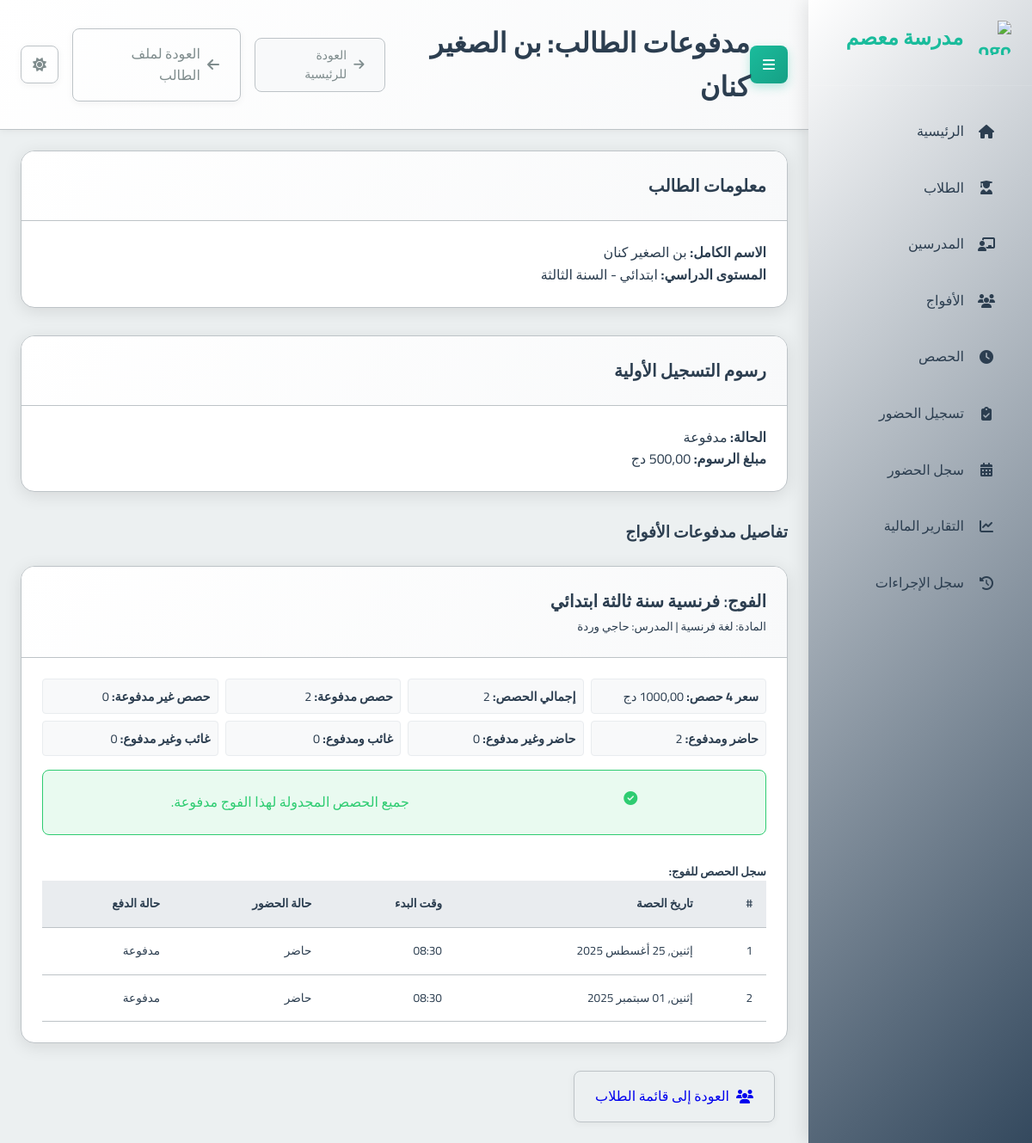
/payments/student/3/, run on the app's committed database.
### school_app/models.py (models this page shows, shortened)
class Student(models.Model):
    full_name = models.CharField(max_length=201, verbose_name="الاسم الكامل")
    phone_number = models.CharField(max_length=20, null=True, blank=True, verbose_name="رقم هاتف الطالب")
    guardian_phone = models.CharField(max_length=20, null=True, blank=True, verbose_name="رقم هاتف الولي")
    birth_day = models.IntegerField(verbose_name="يوم الميلاد")
    birth_month = models.IntegerField(verbose_name="شهر الميلاد")
    birth_year = models.IntegerField(verbose_name="سنة الميلاد")
    academic_level = models.ForeignKey(AcademicLevel, on_delete=models.PROTECT, verbose_name="المستوى الدراسي")
    registration_fee_paid = models.BooleanField(default=False, verbose_name="رسوم التسجيل مدفوعة")
    card_number = models.CharField(max_length=20, unique=True, blank=True, null=True, verbose_name="رقم البطاقة")
    prepaid_balance = models.DecimalField(max_digits=10, decimal_places=2, default=Decimal('0.00'), verbose_name="رصيد مدفوع مقدماً")
    created_at = models.DateTimeField(auto_now_add=True, verbose_name="تاريخ الإنشاء")
    class Meta:
        verbose_name = "طالب"
        verbose_name_plural = "الطلاب"

class AcademicLevel(models.Model):
    name = models.CharField(max_length=100, verbose_name="الاسم")
    category = models.CharField(max_length=50, choices=[
        ('PRIMARY', 'ابتدائي'),
        ('MIDDLE', 'متوسط'),
        ('HIGH', 'ثانوي')
    ], verbose_name="الفئة")
    class Meta:
        verbose_name = "المستوى الدراسي"
        verbose_name_plural = "المستويات الدراسية"

class Group(models.Model):
    name = models.CharField(max_length=100, verbose_name="اسم الفوج")
    subject = models.ForeignKey(Subject, on_delete=models.PROTECT, verbose_name="المادة")
    teacher = models.ForeignKey(Teacher, on_delete=models.CASCADE, verbose_name="المدرس")
    academic_levels = models.ManyToManyField(AcademicLevel, verbose_name="المستويات الدراسية المتوافقة")
    price_per_4_sessions = models.DecimalField(max_digits=10, decimal_places=2, verbose_name="السعر لكل 4 حصص")
    session_day = models.IntegerField(choices=[
        (0, 'الاثنين'),
        (1, 'الثلاثاء'),
        (2, 'الأربعاء'),
        (3, 'الخميس'),
        (4, 'الجمعة'),
        (5, 'السبت'),
        (6, 'الأحد')
    ], verbose_name="يوم الحصة")
    session_start_time = models.TimeField(verbose_name="وقت بداية الحصة")
    session_duration = models.DecimalField(max_digits=4, decimal_places=2, default=1.5, verbose_name="مدة الحصة (ساعات)")
    students = models.ManyToManyField(Student, through='StudentGroup', blank=True, verbose_name="الطلاب المسجلون")
    created_at = models.DateTimeField(auto_now_add=True, verbose_name="تاريخ الإنشاء")
    is_continuous = models.BooleanField(default=False, verbose_name="فوج مستمر (تُنشأ الحصص أسبوعياً تلقائياً)")
    created_sessions_until = models.DateField(null=True, blank=True, verbose_name="تم إنشاء الحصص حتى تاريخ")
    class Meta:
        verbose_name = "فوج"
        verbose_name_plural = "الأفواج"

class Subject(models.Model):
    name = models.CharField(max_length=100, verbose_name="اسم المادة")
    class Meta:
        verbose_name = "مادة دراسية"
        verbose_name_plural = "المواد الدراسية"

class Teacher(models.Model):
    full_name = models.CharField(max_length=201, verbose_name="الاسم الكامل")
    phone_number = models.CharField(max_length=20, unique=True, verbose_name="رقم الهاتف")
    subject = models.ForeignKey(Subject, on_delete=models.PROTECT, verbose_name="المادة الأساسية")
    created_at = models.DateTimeField(auto_now_add=True, verbose_name="تاريخ الإنشاء")
    class Meta:
        verbose_name = "مدرس"
        verbose_name_plural = "المدرسون"

class Session(models.Model):
    group = models.ForeignKey(Group, on_delete=models.CASCADE, related_name='sessions', verbose_name="الفوج")
    date = models.DateField(verbose_name="التاريخ")
    start_time = models.TimeField(verbose_name="وقت البدء")
    duration = models.DecimalField(max_digits=4, decimal_places=2, verbose_name="المدة (ساعات)")
    teacher_attended = models.BooleanField(default=True, verbose_name="حضور المدرس")
    teacher_compensated = models.BooleanField(default=False, verbose_name="تم تعويض المدرس")
    teacher_payment_amount = models.DecimalField(max_digits=10, decimal_places=2, default=Decimal('0.00'), verbose_name="المبلغ المدفوع للمدرس")
    created_at = models.DateTimeField(auto_now_add=True, verbose_name="تاريخ الإنشاء")
    class Meta:
        verbose_name = "حصة"
        verbose_name_plural = "الحصص"

### school_app/views.py (the view, shortened to what this page needs)
# urls.py: path('payments/student/<int:student_id>/', views.student_payment, name='student_payment'),
def student_payment(request, student_id):
    student = get_object_or_404(Student, id=student_id)
    page_title = f"مدفوعات الطالب: {student.full_name}"
    payment_info_by_group = []
    enrolled_groups = student.group_set.all().prefetch_related(
        'sessions__attendance_set', # Prefetch attendance for each session
        'subject',
        'teacher'
    )
    for group in enrolled_groups:
        group_sessions_qs = group.sessions.all().order_by('date', 'start_time')
        group_total_sessions_count = group_sessions_qs.count()
        group_paid_sessions_count = 0
        group_unpaid_sessions_count = 0 # Specifically sessions that have an attendance record and are unpaid OR no attendance record yet
        group_attended_and_paid_count = 0
        group_attended_not_paid_count = 0
        group_absent_but_paid_count = 0
        group_absent_not_paid_count = 0 # Includes sessions with no attendance record yet (assumed absent, not paid)
        session_payment_details_list = []
        for session_obj in group_sessions_qs:
            current_session_attendance = None
            for att_record in session_obj.attendance_set.all(): # Iterate through prefetched attendance
                if att_record.student_id == student.id:
                    current_session_attendance = att_record
                    break
            is_present = False
            is_paid = False
            attendance_status_display = "لم يحضر/يسجل" # Default if no attendance record
            payment_status_display = "غير مدفوعة"   # Default if no attendance record
            if current_session_attendance:
                is_present = current_session_attendance.present
                is_paid = current_session_attendance.student_paid_for_session
                attendance_status_display = "حاضر" if is_present else "غائب"
                payment_status_display = "مدفوعة" if is_paid else "غير مدفوعة"
                if is_paid:
                    group_paid_sessions_count += 1
                    if is_present:
                        group_attended_and_paid_count += 1
                    else:
                        group_absent_but_paid_count += 1
                else: # Not paid (but attendance record exists)
                    group_unpaid_sessions_count += 1
                    if is_present:
                        group_attended_not_paid_count += 1
                    else:
                        group_absent_not_paid_count += 1
            else: # No attendance record for this student and session
                group_unpaid_sessions_count += 1 # Count as unpaid
                group_absent_not_paid_count += 1 # And absent
            session_payment_details_list.append({
                'id': session_obj.id,
                'date': session_obj.date,
                'start_time': session_obj.start_time.strftime("%H:%M"),
                'attendance_status': attendance_status_display,
                'payment_status': payment_status_display,
                'is_paid': is_paid,
            })
        payment_info_by_group.append({
            'group_id': group.id,
            'group_name': group.name,
            'subject_name': group.subject.name,
            'teacher_name': group.teacher.full_name,
            'price_per_4_sessions': group.price_per_4_sessions,
            'total_sessions_in_group': group_total_sessions_count,
            'paid_session_count': group_paid_sessions_count,
            'unpaid_session_count': group_unpaid_sessions_count,
            'attended_not_paid_count': group_attended_not_paid_count,
            'attended_and_paid_count': group_attended_and_paid_count,
            'absent_but_paid_count': group_absent_but_paid_count,
            'absent_not_paid_count': group_absent_not_paid_count,
            'session_details': session_payment_details_list,
        })
    context = {
        'student': student,
        'payment_info_by_group': payment_info_by_group,
        'registration_fee_paid': student.registration_fee_paid,
        'REGISTRATION_FEE_AMOUNT': REGISTRATION_FEE_AMOUNT,
        'page_title': page_title
    }
    return render(request, 'school_app/student_payment.html', context)

### templates/school_app/student_payment.html (shortened to what this page needs)
{% extends "base.html" %}
{% block page_title %}{{ page_title }}{% endblock %}
{% block header_actions %}
  <a href="{% url 'student_detail' student.id %}" class="btn btn-outline-secondary">
    <i class="fas fa-arrow-left"></i> العودة لملف الطالب
  </a>
{% endblock %}
{% block content %}
<div class="container-fluid">
  <div class="card mb-4">
    <div class="card-header">
      <h3 class="card-title">معلومات الطالب</h3>
    </div>
    <div class="card-body">
      <p><strong>الاسم الكامل:</strong> {{ student.full_name }}</p>
      <p><strong>المستوى الدراسي:</strong> {{ student.academic_level.get_category_display }} - {{ student.academic_level.name }}</p>
    </div>
  </div>
  <div class="card mb-4">
    <div class="card-header">
      <h3 class="card-title">رسوم التسجيل الأولية</h3>
    </div>
    <div class="card-body">
      <p><strong>الحالة:</strong>
        {% if student.registration_fee_paid %}
          <span class="badge badge-success p-2">مدفوعة</span>
        {% else %}
          <span class="badge badge-danger p-2">غير مدفوعة</span>
        {% endif %}
      </p>
      <p><strong>مبلغ الرسوم:</strong> {{ REGISTRATION_FEE_AMOUNT|floatformat:2 }} دج</p>
    </div>
  </div>
  {% if payment_info_by_group %}
    <h3 class="mb-3">تفاصيل مدفوعات الأفواج</h3>
    {% for group_info in payment_info_by_group %}
      <div class="card mb-4">
        <div class="card-header bg-light">
          <h4 class="card-title mb-0">الفوج: {{ group_info.group_name }}</h4>
          <small class="text-muted">المادة: {{ group_info.subject_name }} | المدرس: {{ group_info.teacher_name }}</small>
        </div>
        <div class="card-body">
          <div class="payment-summary-grid mb-3">
              <div><strong>سعر 4 حصص:</strong> {{ group_info.price_per_4_sessions|floatformat:2 }} دج</div>
              <div><strong>إجمالي الحصص:</strong> {{ group_info.total_sessions_in_group }}</div>
              <div><strong>حصص مدفوعة:</strong> <span class="text-success font-weight-bold">{{ group_info.paid_session_count }}</span></div>
              <div><strong>حصص غير مدفوعة:</strong> <span class="text-danger font-weight-bold">{{ group_info.unpaid_session_count }}</span></div>
              <div><strong>حاضر ومدفوع:</strong> {{ group_info.attended_and_paid_count }}</div>
              <div><strong>حاضر وغير مدفوع:</strong> <span class="text-warning">{{ group_info.attended_not_paid_count }}</span></div>
              <div><strong>غائب ومدفوع:</strong> {{ group_info.absent_but_paid_count }}</div>
              <div><strong>غائب وغير مدفوع:</strong> {{ group_info.absent_not_paid_count }}</div>
          </div>
          {% if group_info.unpaid_session_count > 0 %}
          <form method="post" action="{% url 'student_payment' student.id %}" class="border p-3 rounded bg-white shadow-sm mb-3">
            {% csrf_token %}
            <input type="hidden" name="action" value="pay_group_sessions">
            <input type="hidden" name="group_id" value="{{ group_info.group_id }}">
            <div class="form-row align-items-end">
              <div class="col-md-4 col-sm-6 mb-2">
                <label for="sessions_to_pay_{{ group_info.group_id }}">عدد الحصص للدفع:</label>
                <input type="number" class="form-control" id="sessions_to_pay_{{ group_info.group_id }}" name="sessions_to_pay" value="4" min="1" max="{{ group_info.unpaid_session_count }}">
              </div>
              <div class="col-md-auto col-sm-6 mb-2">
                <button type="submit" class="btn btn-primary btn-block">
                  <i class="fas fa-dollar-sign"></i> دفع الحصص
                </button>
              </div>
            </div>
            <small class="form-text text-muted">يمكنك دفع لـ {{ group_info.unpaid_session_count }} حصة/حصص غير مدفوعة كحد أقصى لهذا الفوج.</small>
          </form>
          {% else %}
            <p class="alert alert-success"><i class="fas fa-check-circle"></i> جميع الحصص المجدولة لهذا الفوج مدفوعة.</p>
          {% endif %}
          <h5 class="mt-4">سجل الحصص للفوج:</h5>
          <div class="table-responsive">
            <table class="table table-sm table-bordered table-hover" style="font-size: 0.85rem;">
              <thead class="thead-light">
                <tr>
                  <th>#</th>
                  <th>تاريخ الحصة</th>
                  <th>وقت البدء</th>
                  <th>حالة الحضور</th>
                  <th>حالة الدفع</th>
                </tr>
              </thead>
              <tbody>
                {% for session_detail in group_info.session_details %}
                  <tr class="{% if not session_detail.is_paid %}table-warning{% elif session_detail.attendance_status == 'غائب' and session_detail.is_paid %}table-info{% endif %}">
                    <td>{{ forloop.counter }}</td>
                    <td>{{ session_detail.date|date:"D, d M Y" }}</td>
                    <td>{{ session_detail.start_time }}</td>
                    <td>
                      {% if session_detail.attendance_status == "حاضر" %}
                        <span class="badge badge-success">{{ session_detail.attendance_status }}</span>
                      {% elif session_detail.attendance_status == "غائب" %}
                        <span class="badge badge-danger">{{ session_detail.attendance_status }}</span>
                      {% else %}
                        <span class="badge badge-secondary">{{ session_detail.attendance_status }}</span>
                      {% endif %}
                    </td>
                    <td>
                      {% if session_detail.is_paid %}
                        <span class="badge badge-success">مدفوعة</span>
                      {% else %}
                        <span class="badge badge-warning">غير مدفوعة</span>
                      {% endif %}
                    </td>
                  </tr>
                {% empty %}
                  <tr>
                    <td colspan="5" class="text-center text-muted">لا توجد حصص مجدولة لهذا الفوج بعد.</td>
                  </tr>
                {% endfor %}
              </tbody>
            </table>
          </div>
        </div>
      </div>
    {% endfor %}
  {% else %}
    <p class="text-center text-muted lead mt-4">الطالب غير مسجل في أي فوج حالياً.</p>
  {% endif %}
  <div class="mt-4">
      <a href="{% url 'student_list' %}" class="btn btn-secondary">
        <i class="fas fa-users"></i> العودة إلى قائمة الطلاب
      </a>
  </div>
</div>
{% endblock %}

### data on the page
Student: full_name "بن الصغير كنان", academic_level.category "ابتدائي", academic_level.name "السنة الثالثة"
Group: group_name "فرنسية سنة ثالثة ابتدائي", subject_name "لغة فرنسية", teacher_name "حاجي وردة", total_sessions_in_group "2", paid_session_count "2", unpaid_session_count "0", attended_and_paid_count "2", attended_not_paid_count "0", absent_but_paid_count "0", absent_not_paid_count "0", start_time "08:30" "08:30", attendance_status "حاضر" "حاضر"
Session: date "إثنين, 25 أغسطس 2025"
Session: date "إثنين, 01 سبتمبر 2025"

### other printed values
{{ page_title }} "مدفوعات الطالب: بن الصغير كنان"
